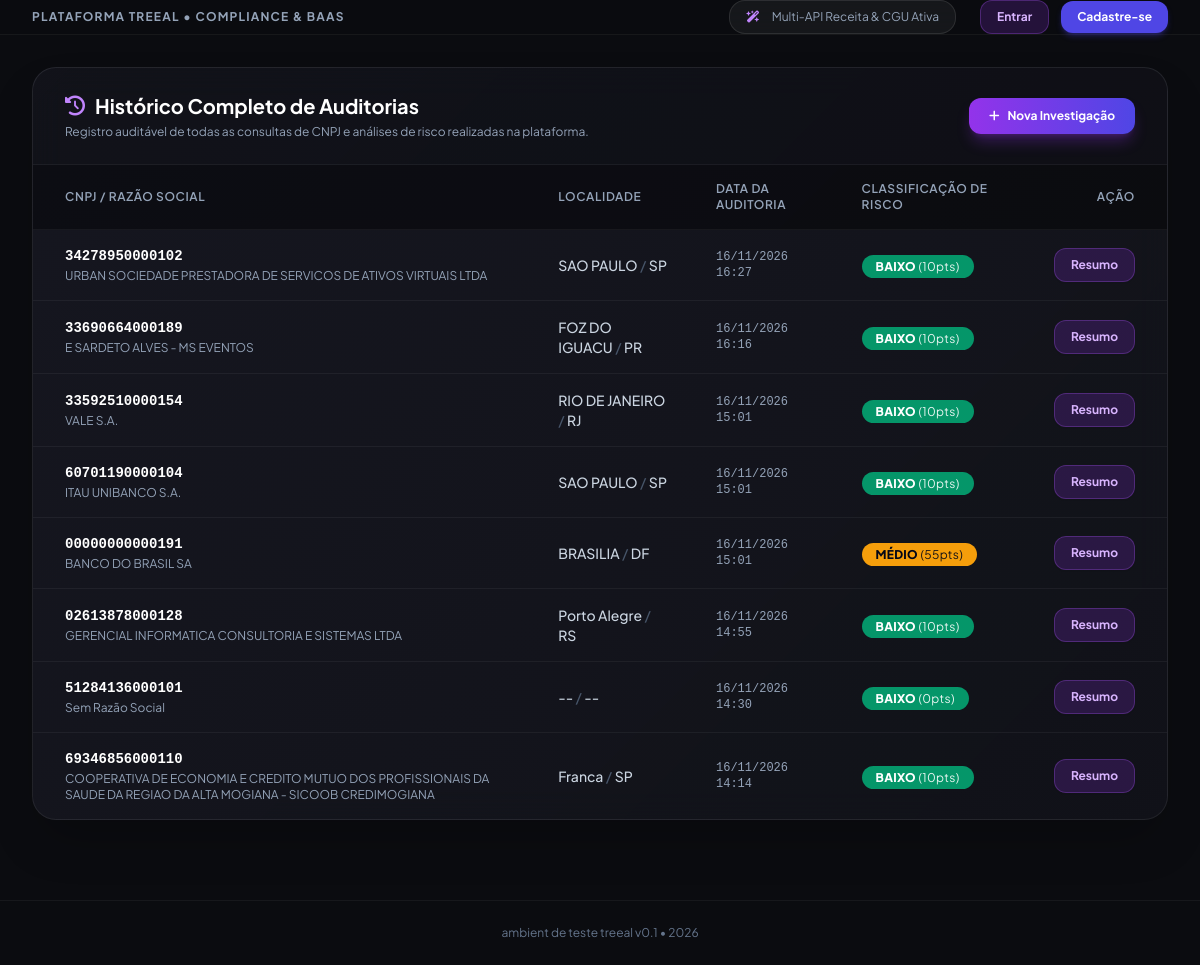
Page /historico/ on the earlier database version.
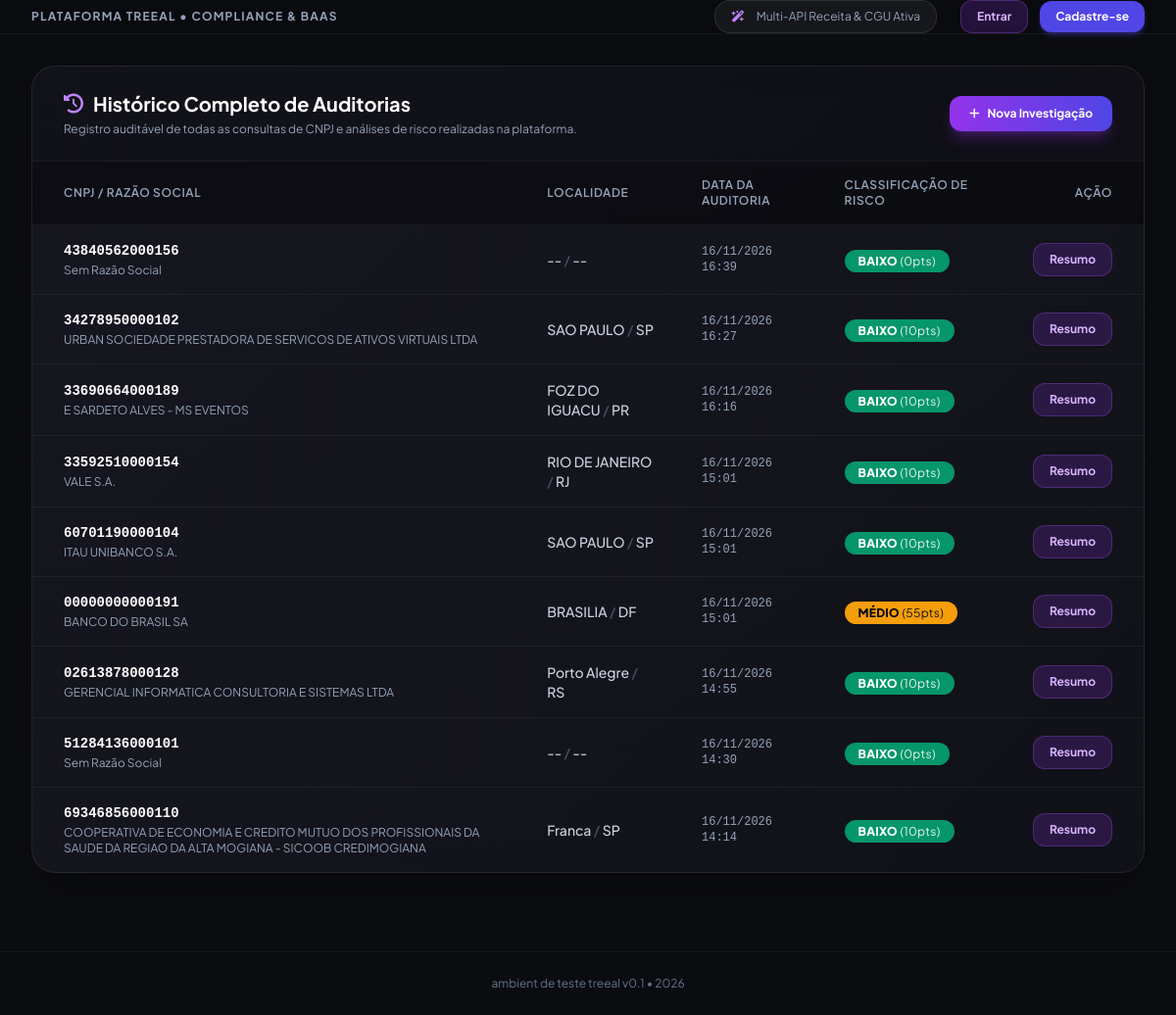
Same page on the later database version.
### corporate_intel/models.py (models this page shows, shortened)
class EmpresaConsulta(models.Model):
    cnpj = models.CharField(max_length=14, unique=True, db_index=True)
    razao_social = models.CharField(max_length=255, blank=True, null=True)
    nome_fantasia = models.CharField(max_length=255, blank=True, null=True)
    situacao = models.CharField(max_length=50, blank=True, null=True)
    data_abertura = models.CharField(max_length=20, blank=True, null=True)
    capital_social = models.DecimalField(max_digits=15, decimal_places=2, default=0.0)
    natureza_juridica = models.CharField(max_length=255, blank=True, null=True)
    atividade_principal = models.TextField(blank=True, null=True)
    logradouro = models.CharField(max_length=255, blank=True, null=True)
    numero = models.CharField(max_length=50, blank=True, null=True)
    bairro = models.CharField(max_length=100, blank=True, null=True)
    municipio = models.CharField(max_length=100, blank=True, null=True)
    uf = models.CharField(max_length=2, blank=True, null=True)
    cep = models.CharField(max_length=10, blank=True, null=True)
    email = models.EmailField(blank=True, null=True)
    telefone = models.CharField(max_length=50, blank=True, null=True)
    socios = models.JSONField(default=list, blank=True)
    metodos_pagamento = models.JSONField(default=list, blank=True)
    compliance_processos = models.JSONField(default=dict, blank=True)
    risk_score = models.IntegerField(default=0)  # 0 a 100
    risk_level = models.CharField(max_length=20, default='BAIXO') # BAIXO, MÉDIO, ALTO
    motivos_risco = models.TextField(blank=True, null=True)
    criado_em = models.DateTimeField(auto_now_add=True)
    atualizado_em = models.DateTimeField(auto_now=True)

### corporate_intel/views.py (the view)
# urls.py: path('historico/', views.historico_view, name='historico'),
def historico_view(request):
    empresas = EmpresaConsulta.objects.all().order_by('-criado_em')
    context = {
        'empresas': empresas
    }
    return render(request, 'corporate_intel/historico.html', context)

### templates/corporate_intel/historico.html (shortened to what this page needs)
{% extends 'base.html' %}
{% block content %}
<div class="glass-card rounded-3xl shadow-2xl overflow-hidden mb-12">
    <div class="px-8 py-6 border-b border-white/5 flex flex-col sm:flex-row justify-between items-start sm:items-center gap-4 bg-black/20">
        <div>
            <h1 class="text-xl font-bold text-white flex items-center">
                <i class="fa-solid fa-history mr-2.5 text-purple-400"></i> Histórico Completo de Auditorias
            </h1>
            <p class="text-xs text-slate-400 mt-1">Registro auditável de todas as consultas de CNPJ e análises de risco realizadas na plataforma.</p>
        </div>
        <a href="{% url 'dashboard' %}" class="bg-gradient-to-r from-purple-600 to-indigo-600 hover:from-purple-500 hover:to-indigo-500 text-white px-5 py-2.5 rounded-xl text-xs font-bold transition flex items-center space-x-2 shadow-lg shadow-purple-600/30">
            <i class="fa-solid fa-plus"></i>
            <span>Nova Investigação</span>
        </a>
    </div>
    <div class="overflow-x-auto">
        <table class="w-full text-left border-collapse">
            <thead>
                <tr class="bg-black/40 text-slate-400 text-xs uppercase tracking-wider border-b border-white/5">
                    <th class="py-4 px-8 font-semibold">CNPJ / Razão Social</th>
                    <th class="py-4 px-6 font-semibold">Localidade</th>
                    <th class="py-4 px-6 font-semibold">Data da Auditoria</th>
                    <th class="py-4 px-6 font-semibold">Classificação de Risco</th>
                    <th class="py-4 px-8 font-semibold text-right">Ação</th>
                </tr>
            </thead>
            <tbody class="divide-y divide-white/5 text-sm">
                {% for emp in empresas %}
                <tr class="hover:bg-white/5 transition">
                    <td class="py-4 px-8">
                        <span class="font-mono font-bold text-white block text-sm">{{ emp.cnpj }}</span>
                        <span class="text-xs text-slate-400 block mt-0.5">{{ emp.razao_social|default:"Sem Razão Social" }}</span>
                    </td>
                    <td class="py-4 px-6 text-slate-300 font-medium">
                        {{ emp.municipio|default:"--" }} <span class="text-slate-600">/</span> {{ emp.uf|default:"--" }}
                    </td>
                    <td class="py-4 px-6 text-slate-400 text-xs font-mono">
                        {{ emp.criado_em|date:"d/m/Y H:i" }}
                    </td>
                    <td class="py-4 px-6">
                        <span class="px-3.5 py-1 text-xs rounded-full font-extrabold tracking-wide {% if emp.risk_level == 'ALTO' %}bg-red-600 text-white{% elif emp.risk_level == 'MÉDIO' %}bg-amber-500 text-slate-950{% else %}bg-emerald-600 text-white{% endif %}">
                            {{ emp.risk_level }} <span class="font-normal opacity-90">({{ emp.risk_score }}pts)</span>
                        </span>
                    </td>
                    <td class="py-4 px-8 text-right">
                        <a href="{% url 'detalhes_empresa' emp.pk %}" class="bg-purple-600/20 hover:bg-purple-600 text-purple-300 hover:text-white px-4 py-2 rounded-xl text-xs font-bold transition border border-purple-500/30 inline-flex items-center space-x-1.5 shadow-sm">
                            <span>Resumo</span>
                        </a>
                    </td>
                </tr>
                {% empty %}
                <tr>
                    <td colspan="5" class="py-16 text-center text-slate-500">
                        Nenhuma auditoria registrada no histórico.
                    </td>
                </tr>
                {% endfor %}
            </tbody>
        </table>
    </div>
</div>
{% endblock %}

Differences in the rows shown:
added EmpresaConsulta: cnpj "43840562000156", razao_social "Sem Razão Social", municipio "--", uf "--", criado_em "16/11/2026 16:39", risk_level "BAIXO", risk_score "0"
